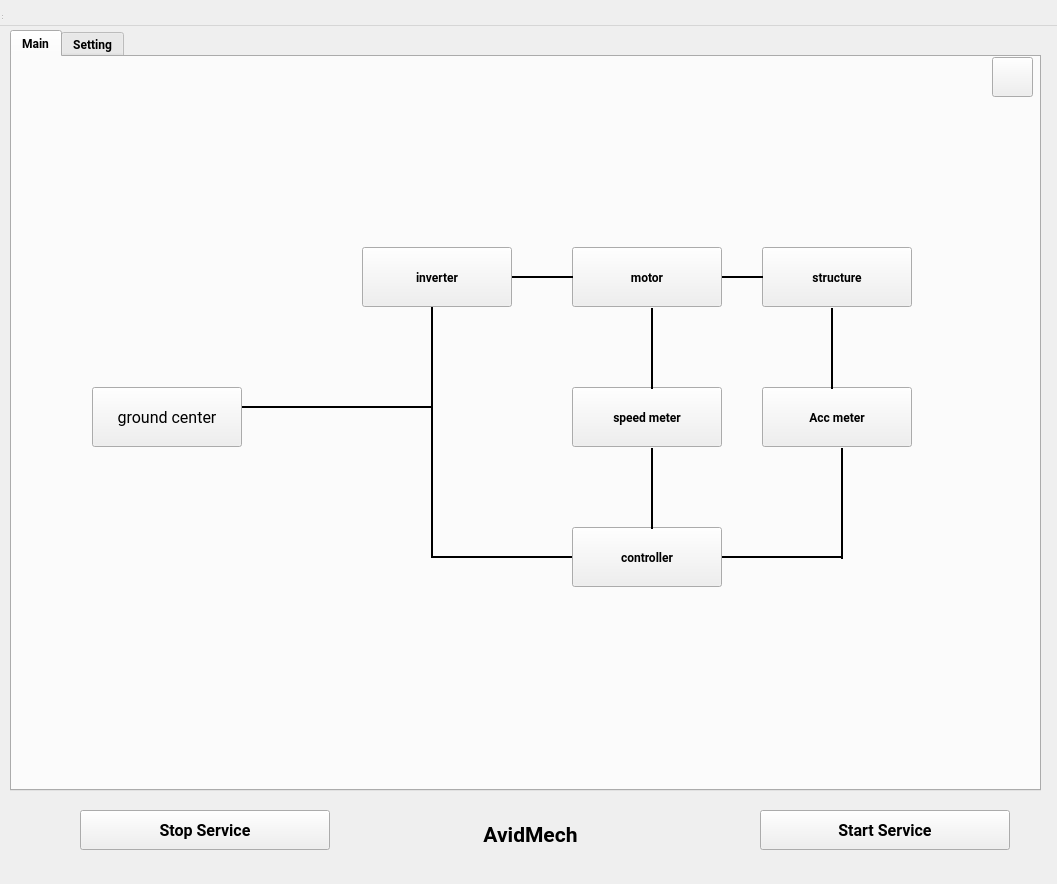
<?xml version="1.0" encoding="UTF-8"?>
<ui version="4.0">
 <class>MainWindow</class>
 <widget class="QFrame" name="MainWindow">
  <property name="geometry">
   <rect>
    <x>0</x>
    <y>0</y>
    <width>1057</width>
    <height>884</height>
   </rect>
  </property>
  <property name="font">
   <font>
    <family>Roboto</family>
   </font>
  </property>
  <property name="focusPolicy">
   <enum>Qt::NoFocus</enum>
  </property>
  <property name="windowTitle">
   <string>MainWindow</string>
  </property>
  <widget class="QWidget" name="centralwidget" native="true">
   <property name="geometry">
    <rect>
     <x>0</x>
     <y>20</y>
     <width>1090</width>
     <height>861</height>
    </rect>
   </property>
   <widget class="QTabWidget" name="Devices">
    <property name="geometry">
     <rect>
      <x>10</x>
      <y>10</y>
      <width>1031</width>
      <height>761</height>
     </rect>
    </property>
    <property name="sizePolicy">
     <sizepolicy hsizetype="Minimum" vsizetype="Minimum">
      <horstretch>0</horstretch>
      <verstretch>0</verstretch>
     </sizepolicy>
    </property>
    <property name="font">
     <font>
      <family>Roboto</family>
      <weight>75</weight>
      <bold>true</bold>
     </font>
    </property>
    <property name="focusPolicy">
     <enum>Qt::StrongFocus</enum>
    </property>
    <property name="currentIndex">
     <number>0</number>
    </property>
    <widget class="QWidget" name="Main">
     <attribute name="title">
      <string>Main</string>
     </attribute>
     <widget class="QLabel" name="main_logo_label">
      <property name="geometry">
       <rect>
        <x>844</x>
        <y>570</y>
        <width>161</width>
        <height>141</height>
       </rect>
      </property>
      <property name="sizePolicy">
       <sizepolicy hsizetype="Fixed" vsizetype="Fixed">
        <horstretch>0</horstretch>
        <verstretch>0</verstretch>
       </sizepolicy>
      </property>
      <property name="text">
       <string/>
      </property>
      <property name="scaledContents">
       <bool>true</bool>
      </property>
      <property name="alignment">
       <set>Qt::AlignCenter</set>
      </property>
     </widget>
     <widget class="QPushButton" name="motor_ui_pb">
      <property name="geometry">
       <rect>
        <x>560</x>
        <y>190</y>
        <width>150</width>
        <height>60</height>
       </rect>
      </property>
      <property name="text">
       <string>motor</string>
      </property>
     </widget>
     <widget class="QPushButton" name="inverter_ui_pb">
      <property name="geometry">
       <rect>
        <x>350</x>
        <y>190</y>
        <width>150</width>
        <height>60</height>
       </rect>
      </property>
      <property name="text">
       <string>inverter</string>
      </property>
     </widget>
     <widget class="QPushButton" name="plan_ui_pb">
      <property name="geometry">
       <rect>
        <x>750</x>
        <y>190</y>
        <width>150</width>
        <height>60</height>
       </rect>
      </property>
      <property name="text">
       <string>structure</string>
      </property>
     </widget>
     <widget class="QPushButton" name="spd_meter_ui_pb">
      <property name="geometry">
       <rect>
        <x>560</x>
        <y>330</y>
        <width>150</width>
        <height>60</height>
       </rect>
      </property>
      <property name="text">
       <string>speed meter</string>
      </property>
     </widget>
     <widget class="QPushButton" name="acc_meter_ui_pb">
      <property name="geometry">
       <rect>
        <x>750</x>
        <y>330</y>
        <width>150</width>
        <height>60</height>
       </rect>
      </property>
      <property name="text">
       <string>Acc meter</string>
      </property>
     </widget>
     <widget class="QPushButton" name="gnd_center_ui_pb">
      <property name="geometry">
       <rect>
        <x>80</x>
        <y>330</y>
        <width>150</width>
        <height>60</height>
       </rect>
      </property>
      <property name="font">
       <font>
        <pointsize>12</pointsize>
        <weight>50</weight>
        <bold>false</bold>
       </font>
      </property>
      <property name="text">
       <string>ground center</string>
      </property>
     </widget>
     <widget class="Line" name="gnd_inv_line">
      <property name="geometry">
       <rect>
        <x>230</x>
        <y>340</y>
        <width>191</width>
        <height>20</height>
       </rect>
      </property>
      <property name="styleSheet">
       <string notr="true"/>
      </property>
      <property name="frameShadow">
       <enum>QFrame::Plain</enum>
      </property>
      <property name="lineWidth">
       <number>2</number>
      </property>
      <property name="orientation">
       <enum>Qt::Horizontal</enum>
      </property>
     </widget>
     <widget class="Line" name="inv_motor_line">
      <property name="geometry">
       <rect>
        <x>500</x>
        <y>210</y>
        <width>61</width>
        <height>20</height>
       </rect>
      </property>
      <property name="styleSheet">
       <string notr="true"/>
      </property>
      <property name="frameShadow">
       <enum>QFrame::Plain</enum>
      </property>
      <property name="lineWidth">
       <number>2</number>
      </property>
      <property name="orientation">
       <enum>Qt::Horizontal</enum>
      </property>
     </widget>
     <widget class="Line" name="motor_plan_line">
      <property name="geometry">
       <rect>
        <x>710</x>
        <y>210</y>
        <width>41</width>
        <height>20</height>
       </rect>
      </property>
      <property name="styleSheet">
       <string notr="true"/>
      </property>
      <property name="frameShadow">
       <enum>QFrame::Plain</enum>
      </property>
      <property name="lineWidth">
       <number>2</number>
      </property>
      <property name="orientation">
       <enum>Qt::Horizontal</enum>
      </property>
     </widget>
     <widget class="Line" name="acc_cnt_2_line">
      <property name="geometry">
       <rect>
        <x>710</x>
        <y>490</y>
        <width>121</width>
        <height>20</height>
       </rect>
      </property>
      <property name="styleSheet">
       <string notr="true"/>
      </property>
      <property name="frameShadow">
       <enum>QFrame::Plain</enum>
      </property>
      <property name="lineWidth">
       <number>2</number>
      </property>
      <property name="orientation">
       <enum>Qt::Horizontal</enum>
      </property>
     </widget>
     <widget class="Line" name="inv_cnt_2_line">
      <property name="geometry">
       <rect>
        <x>420</x>
        <y>490</y>
        <width>141</width>
        <height>20</height>
       </rect>
      </property>
      <property name="styleSheet">
       <string notr="true"/>
      </property>
      <property name="frameShadow">
       <enum>QFrame::Plain</enum>
      </property>
      <property name="lineWidth">
       <number>2</number>
      </property>
      <property name="orientation">
       <enum>Qt::Horizontal</enum>
      </property>
     </widget>
     <widget class="Line" name="inv_cnt_line">
      <property name="geometry">
       <rect>
        <x>410</x>
        <y>250</y>
        <width>20</width>
        <height>251</height>
       </rect>
      </property>
      <property name="styleSheet">
       <string notr="true"/>
      </property>
      <property name="frameShadow">
       <enum>QFrame::Plain</enum>
      </property>
      <property name="lineWidth">
       <number>2</number>
      </property>
      <property name="orientation">
       <enum>Qt::Vertical</enum>
      </property>
     </widget>
     <widget class="Line" name="plan_acc_line">
      <property name="geometry">
       <rect>
        <x>810</x>
        <y>251</y>
        <width>20</width>
        <height>81</height>
       </rect>
      </property>
      <property name="styleSheet">
       <string notr="true"/>
      </property>
      <property name="frameShadow">
       <enum>QFrame::Plain</enum>
      </property>
      <property name="lineWidth">
       <number>2</number>
      </property>
      <property name="orientation">
       <enum>Qt::Vertical</enum>
      </property>
     </widget>
     <widget class="QPushButton" name="controller_ui_pb">
      <property name="geometry">
       <rect>
        <x>560</x>
        <y>470</y>
        <width>150</width>
        <height>60</height>
       </rect>
      </property>
      <property name="text">
       <string>controller</string>
      </property>
     </widget>
     <widget class="Line" name="motor_spd_line">
      <property name="geometry">
       <rect>
        <x>630</x>
        <y>251</y>
        <width>20</width>
        <height>81</height>
       </rect>
      </property>
      <property name="styleSheet">
       <string notr="true"/>
      </property>
      <property name="frameShadow">
       <enum>QFrame::Plain</enum>
      </property>
      <property name="lineWidth">
       <number>2</number>
      </property>
      <property name="orientation">
       <enum>Qt::Vertical</enum>
      </property>
     </widget>
     <widget class="Line" name="spd_cnt_line">
      <property name="geometry">
       <rect>
        <x>630</x>
        <y>391</y>
        <width>20</width>
        <height>81</height>
       </rect>
      </property>
      <property name="styleSheet">
       <string notr="true"/>
      </property>
      <property name="frameShadow">
       <enum>QFrame::Plain</enum>
      </property>
      <property name="lineWidth">
       <number>2</number>
      </property>
      <property name="orientation">
       <enum>Qt::Vertical</enum>
      </property>
     </widget>
     <widget class="Line" name="acc_cnt_line">
      <property name="geometry">
       <rect>
        <x>820</x>
        <y>391</y>
        <width>20</width>
        <height>111</height>
       </rect>
      </property>
      <property name="styleSheet">
       <string notr="true"/>
      </property>
      <property name="frameShadow">
       <enum>QFrame::Plain</enum>
      </property>
      <property name="lineWidth">
       <number>2</number>
      </property>
      <property name="orientation">
       <enum>Qt::Vertical</enum>
      </property>
     </widget>
     <widget class="QPushButton" name="close_pb">
      <property name="geometry">
       <rect>
        <x>980</x>
        <y>0</y>
        <width>41</width>
        <height>40</height>
       </rect>
      </property>
      <property name="font">
       <font>
        <pointsize>12</pointsize>
        <weight>75</weight>
        <bold>true</bold>
       </font>
      </property>
      <property name="cursor">
       <cursorShape>PointingHandCursor</cursorShape>
      </property>
      <property name="styleSheet">
       <string notr="true"/>
      </property>
      <property name="text">
       <string/>
      </property>
     </widget>
    </widget>
    <widget class="QWidget" name="Setting">
     <property name="enabled">
      <bool>false</bool>
     </property>
     <attribute name="title">
      <string>Setting</string>
     </attribute>
     <widget class="QWidget" name="formLayoutWidget_6">
      <property name="geometry">
       <rect>
        <x>40</x>
        <y>380</y>
        <width>281</width>
        <height>111</height>
       </rect>
      </property>
      <layout class="QFormLayout" name="formLayout_10">
       <property name="labelAlignment">
        <set>Qt::AlignLeading|Qt::AlignLeft|Qt::AlignVCenter</set>
       </property>
       <property name="formAlignment">
        <set>Qt::AlignLeading|Qt::AlignLeft|Qt::AlignTop</set>
       </property>
       <property name="horizontalSpacing">
        <number>7</number>
       </property>
       <property name="verticalSpacing">
        <number>7</number>
       </property>
       <item row="1" column="1">
        <widget class="QCheckBox" name="SendDataPrintFlag">
         <property name="font">
          <font>
           <pointsize>12</pointsize>
          </font>
         </property>
         <property name="text">
          <string/>
         </property>
         <property name="iconSize">
          <size>
           <width>20</width>
           <height>20</height>
          </size>
         </property>
         <property name="checked">
          <bool>true</bool>
         </property>
        </widget>
       </item>
       <item row="2" column="1">
        <widget class="QCheckBox" name="DebugPrintFlag">
         <property name="font">
          <font>
           <pointsize>12</pointsize>
          </font>
         </property>
         <property name="text">
          <string>DebugPrint</string>
         </property>
         <property name="checked">
          <bool>true</bool>
         </property>
        </widget>
       </item>
      </layout>
     </widget>
     <widget class="QLabel" name="setting_logo_label">
      <property name="geometry">
       <rect>
        <x>830</x>
        <y>540</y>
        <width>190</width>
        <height>190</height>
       </rect>
      </property>
      <property name="text">
       <string/>
      </property>
      <property name="scaledContents">
       <bool>true</bool>
      </property>
     </widget>
     <widget class="QLineEdit" name="quotex_username_lineEdit">
      <property name="geometry">
       <rect>
        <x>180</x>
        <y>80</y>
        <width>250</width>
        <height>25</height>
       </rect>
      </property>
      <property name="text">
       <string/>
      </property>
      <property name="alignment">
       <set>Qt::AlignCenter</set>
      </property>
      <property name="placeholderText">
       <string>username</string>
      </property>
     </widget>
     <widget class="QLabel" name="quotex_username_label">
      <property name="geometry">
       <rect>
        <x>65</x>
        <y>80</y>
        <width>110</width>
        <height>25</height>
       </rect>
      </property>
      <property name="text">
       <string>quotex user name</string>
      </property>
      <property name="alignment">
       <set>Qt::AlignRight|Qt::AlignTrailing|Qt::AlignVCenter</set>
      </property>
     </widget>
     <widget class="QLabel" name="quotex_password_label">
      <property name="geometry">
       <rect>
        <x>65</x>
        <y>110</y>
        <width>110</width>
        <height>25</height>
       </rect>
      </property>
      <property name="text">
       <string>quotex password</string>
      </property>
      <property name="alignment">
       <set>Qt::AlignRight|Qt::AlignTrailing|Qt::AlignVCenter</set>
      </property>
     </widget>
     <widget class="QLineEdit" name="quotex_password_lineEdit">
      <property name="geometry">
       <rect>
        <x>180</x>
        <y>110</y>
        <width>250</width>
        <height>25</height>
       </rect>
      </property>
      <property name="inputMask">
       <string/>
      </property>
      <property name="text">
       <string/>
      </property>
      <property name="echoMode">
       <enum>QLineEdit::Password</enum>
      </property>
      <property name="alignment">
       <set>Qt::AlignCenter</set>
      </property>
      <property name="placeholderText">
       <string>password</string>
      </property>
     </widget>
     <widget class="QPushButton" name="set_profile_pb">
      <property name="geometry">
       <rect>
        <x>160</x>
        <y>230</y>
        <width>250</width>
        <height>40</height>
       </rect>
      </property>
      <property name="font">
       <font>
        <pointsize>12</pointsize>
        <weight>75</weight>
        <bold>true</bold>
       </font>
      </property>
      <property name="cursor">
       <cursorShape>PointingHandCursor</cursorShape>
      </property>
      <property name="styleSheet">
       <string notr="true"/>
      </property>
      <property name="text">
       <string>set profile</string>
      </property>
     </widget>
    </widget>
   </widget>
   <widget class="QLabel" name="main_label">
    <property name="geometry">
     <rect>
      <x>10</x>
      <y>800</y>
      <width>1041</width>
      <height>30</height>
     </rect>
    </property>
    <property name="font">
     <font>
      <family>Siemens Serif SC</family>
      <pointsize>16</pointsize>
      <weight>75</weight>
      <bold>true</bold>
     </font>
    </property>
    <property name="styleSheet">
     <string notr="true"/>
    </property>
    <property name="text">
     <string>AvidMech</string>
    </property>
    <property name="alignment">
     <set>Qt::AlignCenter</set>
    </property>
   </widget>
   <widget class="QPushButton" name="stop_service_pb">
    <property name="geometry">
     <rect>
      <x>80</x>
      <y>790</y>
      <width>250</width>
      <height>40</height>
     </rect>
    </property>
    <property name="font">
     <font>
      <pointsize>12</pointsize>
      <weight>75</weight>
      <bold>true</bold>
     </font>
    </property>
    <property name="cursor">
     <cursorShape>PointingHandCursor</cursorShape>
    </property>
    <property name="styleSheet">
     <string notr="true"/>
    </property>
    <property name="text">
     <string>Stop Service</string>
    </property>
   </widget>
   <widget class="QPushButton" name="start_service_pb">
    <property name="geometry">
     <rect>
      <x>760</x>
      <y>790</y>
      <width>250</width>
      <height>40</height>
     </rect>
    </property>
    <property name="font">
     <font>
      <pointsize>12</pointsize>
      <weight>75</weight>
      <bold>true</bold>
     </font>
    </property>
    <property name="cursor">
     <cursorShape>PointingHandCursor</cursorShape>
    </property>
    <property name="styleSheet">
     <string notr="true"/>
    </property>
    <property name="text">
     <string>Start Service</string>
    </property>
   </widget>
  </widget>
  <widget class="QMenuBar" name="menubar">
   <property name="geometry">
    <rect>
     <x>0</x>
     <y>0</y>
     <width>1101</width>
     <height>26</height>
    </rect>
   </property>
  </widget>
  <widget class="QStatusBar" name="statusbar">
   <property name="geometry">
    <rect>
     <x>0</x>
     <y>0</y>
     <width>3</width>
     <height>21</height>
    </rect>
   </property>
  </widget>
 </widget>
 <resources/>
 <connections/>
</ui>
